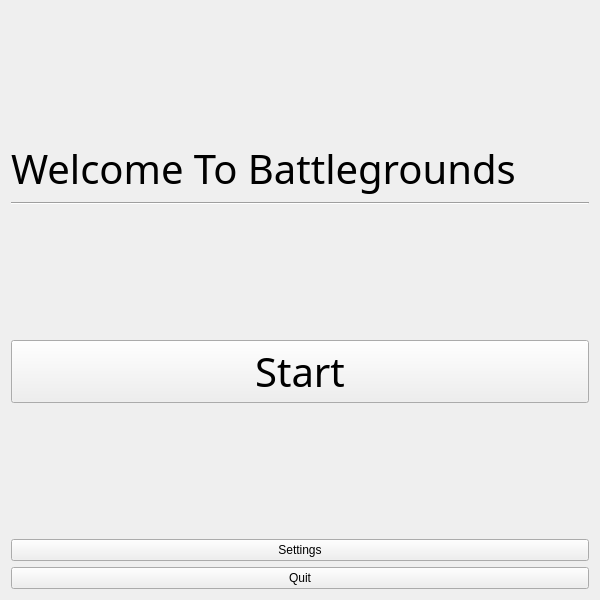
<?xml version="1.0" encoding="UTF-8"?>
<ui version="4.0" idbasedtr="false">
 <class>BattlegroundsGUIClass</class>
 <widget class="QWidget" name="BattlegroundsGUIClass">
  <property name="geometry">
   <rect>
    <x>0</x>
    <y>0</y>
    <width>600</width>
    <height>600</height>
   </rect>
  </property>
  <property name="minimumSize">
   <size>
    <width>600</width>
    <height>600</height>
   </size>
  </property>
  <property name="maximumSize">
   <size>
    <width>600</width>
    <height>600</height>
   </size>
  </property>
  <property name="sizeIncrement">
   <size>
    <width>0</width>
    <height>0</height>
   </size>
  </property>
  <property name="windowTitle">
   <string>BattlegroundsGUI</string>
  </property>
  <layout class="QVBoxLayout" name="verticalLayout">
   <item>
    <spacer name="verticalSpacer">
     <property name="orientation">
      <enum>Qt::Vertical</enum>
     </property>
     <property name="sizeHint" stdset="0">
      <size>
       <width>20</width>
       <height>69</height>
      </size>
     </property>
    </spacer>
   </item>
   <item>
    <widget class="QLabel" name="label">
     <property name="font">
      <font>
       <family>Century Gothic</family>
       <pointsize>30</pointsize>
      </font>
     </property>
     <property name="text">
      <string>Welcome To Battlegrounds</string>
     </property>
    </widget>
   </item>
   <item>
    <widget class="Line" name="line">
     <property name="font">
      <font>
       <pointsize>8</pointsize>
       <weight>50</weight>
       <bold>false</bold>
      </font>
     </property>
     <property name="orientation">
      <enum>Qt::Horizontal</enum>
     </property>
    </widget>
   </item>
   <item>
    <spacer name="verticalSpacer_2">
     <property name="orientation">
      <enum>Qt::Vertical</enum>
     </property>
     <property name="sizeHint" stdset="0">
      <size>
       <width>20</width>
       <height>69</height>
      </size>
     </property>
    </spacer>
   </item>
   <item>
    <widget class="QPushButton" name="startButton">
     <property name="font">
      <font>
       <family>Century Gothic</family>
       <pointsize>30</pointsize>
      </font>
     </property>
     <property name="text">
      <string>Start</string>
     </property>
    </widget>
   </item>
   <item>
    <spacer name="verticalSpacer_3">
     <property name="orientation">
      <enum>Qt::Vertical</enum>
     </property>
     <property name="sizeHint" stdset="0">
      <size>
       <width>20</width>
       <height>40</height>
      </size>
     </property>
    </spacer>
   </item>
   <item>
    <widget class="QPushButton" name="settingsButton">
     <property name="text">
      <string>Settings</string>
     </property>
    </widget>
   </item>
   <item>
    <widget class="QPushButton" name="quitButton">
     <property name="text">
      <string>Quit</string>
     </property>
    </widget>
   </item>
  </layout>
 </widget>
 <layoutdefault spacing="6" margin="11"/>
 <resources>
  <include location="BattlegroundsGUI.qrc"/>
 </resources>
 <connections>
  <connection>
   <sender>quitButton</sender>
   <signal>clicked()</signal>
   <receiver>BattlegroundsGUIClass</receiver>
   <slot>close()</slot>
   <hints>
    <hint type="sourcelabel">
     <x>276</x>
     <y>571</y>
    </hint>
    <hint type="destinationlabel">
     <x>318</x>
     <y>502</y>
    </hint>
   </hints>
  </connection>
  <connection>
   <sender>settingsButton</sender>
   <signal>clicked()</signal>
   <receiver>settingsButton</receiver>
   <slot>show()</slot>
   <hints>
    <hint type="sourcelabel">
     <x>328</x>
     <y>547</y>
    </hint>
    <hint type="destinationlabel">
     <x>382</x>
     <y>546</y>
    </hint>
   </hints>
  </connection>
  <connection>
   <sender>startButton</sender>
   <signal>clicked()</signal>
   <receiver>startButton</receiver>
   <slot>show()</slot>
   <hints>
    <hint type="sourcelabel">
     <x>294</x>
     <y>361</y>
    </hint>
    <hint type="destinationlabel">
     <x>237</x>
     <y>361</y>
    </hint>
   </hints>
  </connection>
  <connection>
   <sender>startButton</sender>
   <signal>clicked()</signal>
   <receiver>BattlegroundsGUIClass</receiver>
   <slot>close()</slot>
   <hints>
    <hint type="sourcelabel">
     <x>376</x>
     <y>358</y>
    </hint>
    <hint type="destinationlabel">
     <x>423</x>
     <y>310</y>
    </hint>
   </hints>
  </connection>
 </connections>
</ui>
